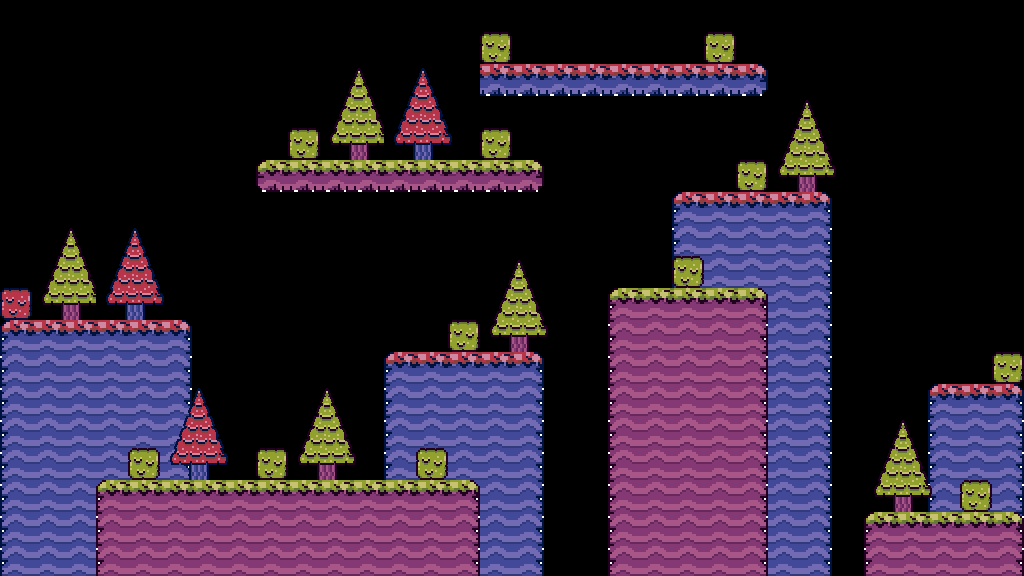

Rendered tile map (Tiled .tmx) drawn with the repository's tilesets; below, a short description and the full map source, tile grids included:
An orthogonal 32x18 tile map with 32x32 px tiles, 4 tile layers (mapBackground, mapForeground, decor, items).

<map version="1.10" tiledversion="1.10.2" orientation="orthogonal" renderorder="right-down" width="32" height="18" tilewidth="32" tileheight="32" infinite="0" nextlayerid="7" nextobjectid="1">
 <tileset firstgid="1" source="../sprites/SO-BKGTILESET.tsx" />
 <layer id="1" name="mapBackground" width="32" height="18">
  <data encoding="csv">
0,0,0,0,0,0,0,0,0,0,0,0,0,0,0,0,0,0,0,0,0,0,0,0,0,0,0,0,0,0,0,0,
0,0,0,0,0,0,0,0,0,0,0,0,0,0,0,0,0,0,0,0,0,0,0,0,0,0,0,0,0,0,0,0,
0,0,0,0,0,0,0,0,0,0,0,0,0,0,0,0,0,0,0,0,0,0,0,0,0,0,0,0,0,0,0,0,
0,0,0,0,0,0,0,0,0,0,0,0,0,0,0,0,0,0,0,0,0,0,0,0,0,0,0,0,0,0,0,0,
0,0,0,0,0,0,0,0,0,0,0,0,0,0,0,0,0,0,0,0,0,0,0,0,0,0,0,0,0,0,0,0,
0,0,0,0,0,0,0,0,0,0,0,0,0,0,0,0,0,0,0,0,0,0,0,0,0,0,0,0,0,0,0,0,
0,0,0,0,0,0,0,0,0,0,0,0,0,0,0,0,0,0,0,0,0,121,122,122,122,123,0,0,0,0,0,0,
0,0,0,0,0,0,0,0,0,0,0,0,0,0,0,0,0,0,0,0,0,136,137,137,137,138,0,0,0,0,0,0,
0,0,0,0,0,0,0,0,0,0,0,0,0,0,0,0,0,0,0,0,0,136,137,137,137,138,0,0,0,0,0,0,
0,0,0,0,0,0,0,0,0,0,0,0,0,0,0,0,0,0,0,0,0,136,137,137,137,138,0,0,0,0,0,0,
121,122,122,122,122,123,0,0,0,0,0,0,0,0,0,0,0,0,0,0,0,136,137,137,137,138,0,0,0,0,0,0,
136,137,137,137,137,138,0,0,0,0,0,0,121,122,122,122,123,0,0,0,0,136,137,137,137,138,0,0,0,0,0,0,
136,137,137,137,137,138,0,0,0,0,0,0,136,137,137,137,138,0,0,0,0,136,137,137,137,138,0,0,0,121,122,123,
136,137,137,137,137,138,0,0,0,0,0,0,136,137,137,137,138,0,0,0,0,136,137,137,137,138,0,0,0,136,137,138,
136,137,137,137,137,138,0,0,0,0,0,0,136,137,137,137,138,0,0,0,0,136,137,137,137,138,0,0,0,136,137,138,
136,137,137,137,137,138,0,0,0,0,0,0,136,137,137,137,138,0,0,0,0,136,137,137,137,138,0,0,0,136,137,138,
136,137,137,137,137,138,0,0,0,0,0,0,136,137,137,137,138,0,0,0,0,136,137,137,137,138,0,0,0,136,137,138,
136,137,137,137,137,138,0,0,0,0,0,0,136,137,137,137,138,0,0,0,0,136,137,137,137,138,0,0,0,136,137,138
</data>
 </layer>
 <layer id="3" name="mapForeground" width="32" height="18">
  <data encoding="csv">
0,0,0,0,0,0,0,0,0,0,0,0,0,0,0,0,0,0,0,0,0,0,0,0,0,0,0,0,0,0,0,0,
0,0,0,0,0,0,0,0,0,0,0,0,0,0,0,0,0,0,0,0,0,0,0,0,0,0,0,0,0,0,0,0,
0,0,0,0,0,0,0,0,0,0,0,0,0,0,0,167,167,167,167,167,167,167,167,168,0,0,0,0,0,0,0,0,
0,0,0,0,0,0,0,0,0,0,0,0,0,0,0,0,0,0,0,0,0,0,0,0,0,0,0,0,0,0,0,0,
0,0,0,0,0,0,0,0,0,0,0,0,0,0,0,0,0,0,0,0,0,0,0,0,0,0,0,0,0,0,0,0,
0,0,0,0,0,0,0,0,106,107,107,107,107,107,107,107,108,0,0,0,0,0,0,0,0,0,0,0,0,0,0,0,
0,0,0,0,0,0,0,0,0,0,0,0,0,0,0,0,0,0,0,0,0,0,0,0,0,0,0,0,0,0,0,0,
0,0,0,0,0,0,0,0,0,0,0,0,0,0,0,0,0,0,0,0,0,0,0,0,0,0,0,0,0,0,0,0,
0,0,0,0,0,0,0,0,0,0,0,0,0,0,0,0,0,0,0,0,0,0,0,0,0,0,0,0,0,0,0,0,
0,0,0,0,0,0,0,0,0,0,0,0,0,0,0,0,0,0,0,61,62,62,62,63,0,0,0,0,0,0,0,0,
0,0,0,0,0,0,0,0,0,0,0,0,0,0,0,0,0,0,0,76,77,77,77,78,0,0,0,0,0,0,0,0,
0,0,0,0,0,0,0,0,0,0,0,0,0,0,0,0,0,0,0,76,77,77,77,78,0,0,0,0,0,0,0,0,
0,0,0,0,0,0,0,0,0,0,0,0,0,0,0,0,0,0,0,76,77,77,77,78,0,0,0,0,0,0,0,0,
0,0,0,0,0,0,0,0,0,0,0,0,0,0,0,0,0,0,0,76,77,77,77,78,0,0,0,0,0,0,0,0,
0,0,0,0,0,0,0,0,0,0,0,0,0,0,0,0,0,0,0,76,77,77,77,78,0,0,0,0,0,0,0,0,
0,0,0,61,62,62,62,62,62,62,62,62,62,62,63,0,0,0,0,76,77,77,77,78,0,0,0,0,0,0,0,0,
0,0,0,76,77,77,77,77,77,77,77,77,77,77,78,0,0,0,0,76,77,77,77,78,0,0,0,61,62,62,62,63,
0,0,0,76,77,77,77,77,77,77,77,77,77,77,78,0,0,0,0,76,77,77,77,78,0,0,0,76,77,77,77,78
</data>
 </layer>
 <layer id="6" name="decor" width="32" height="18">
  <data encoding="csv">
0,0,0,0,0,0,0,0,0,0,0,0,0,0,0,0,0,0,0,0,0,0,0,0,0,0,0,0,0,0,0,0,
0,0,0,0,0,0,0,0,0,0,0,0,0,0,0,114,0,0,0,0,0,0,114,0,0,0,0,0,0,0,0,0,
0,0,0,0,0,0,0,0,0,0,85,86,145,146,147,0,0,0,0,0,0,0,0,0,0,0,0,0,0,0,0,0,
0,0,0,0,0,0,0,0,0,0,100,101,160,161,162,0,0,0,0,0,0,0,0,0,85,86,87,0,0,0,0,0,
0,0,0,0,0,0,0,0,0,114,115,116,175,176,177,114,0,0,0,0,0,0,0,0,100,101,102,0,0,0,0,0,
0,0,0,0,0,0,0,0,0,0,0,0,0,0,0,0,0,0,0,0,0,0,0,114,115,116,117,0,0,0,0,0,
0,0,0,0,0,0,0,0,0,0,0,0,0,0,0,0,0,0,0,0,0,0,0,0,0,0,0,0,0,0,0,0,
0,85,86,145,146,147,0,0,0,0,0,0,0,0,0,0,0,0,0,0,0,0,0,0,0,0,0,0,0,0,0,0,
0,100,101,160,161,162,0,0,0,0,0,0,0,0,0,85,86,87,0,0,0,114,0,0,0,0,0,0,0,0,0,0,
174,115,116,175,176,177,0,0,0,0,0,0,0,0,0,100,101,102,0,0,0,0,0,0,0,0,0,0,0,0,0,0,
0,0,0,0,0,0,0,0,0,0,0,0,0,0,114,115,116,117,0,0,0,0,0,0,0,0,0,0,0,0,0,0,
0,0,0,0,0,0,0,0,0,0,0,0,0,0,0,0,0,0,0,0,0,0,0,0,0,0,0,0,0,0,0,114,
0,0,0,0,0,145,146,147,0,85,86,87,0,0,0,0,0,0,0,0,0,0,0,0,0,0,0,0,0,0,0,0,
0,0,0,0,0,160,161,162,0,100,101,102,0,0,0,0,0,0,0,0,0,0,0,0,0,0,0,85,86,87,0,0,
0,0,0,0,114,175,176,177,114,115,116,117,0,114,0,0,0,0,0,0,0,0,0,0,0,0,0,100,101,102,0,0,
0,0,0,0,0,0,0,0,0,0,0,0,0,0,0,0,0,0,0,0,0,0,0,0,0,0,0,115,116,117,114,0,
0,0,0,0,0,0,0,0,0,0,0,0,0,0,0,0,0,0,0,0,0,0,0,0,0,0,0,0,0,0,0,0,
0,0,0,0,0,0,0,0,0,0,0,0,0,0,0,0,0,0,0,0,0,0,0,0,0,0,0,0,0,0,0,0
</data>
 </layer>
 <layer id="5" name="items" width="32" height="18">
  <data encoding="csv">
0,0,0,0,0,0,0,0,0,0,0,0,0,0,0,0,0,0,0,0,0,0,0,0,0,0,0,0,0,0,0,0,
0,0,0,0,0,0,0,0,0,0,0,0,0,0,0,0,0,0,0,0,0,0,0,0,0,0,0,0,0,0,0,0,
0,0,0,0,0,0,0,0,0,0,0,0,0,0,0,0,0,0,0,0,0,0,0,0,0,0,0,0,0,0,0,0,
0,0,0,0,0,0,0,0,0,0,0,0,0,0,0,0,0,0,0,0,0,0,0,0,0,0,0,0,0,0,0,0,
0,0,0,0,0,0,0,0,0,0,0,0,0,0,0,0,0,0,0,0,0,0,0,0,0,0,0,0,0,0,0,0,
0,0,0,0,0,0,0,0,0,0,0,0,0,0,0,0,0,0,0,0,0,0,0,0,0,0,0,0,0,0,0,0,
0,0,0,0,0,0,0,0,0,0,0,0,0,0,0,0,0,0,0,0,0,0,0,0,0,0,0,0,0,0,0,0,
0,0,0,0,0,0,0,0,0,0,0,0,0,0,0,0,0,0,0,0,0,0,0,0,0,0,0,0,0,0,0,0,
0,0,0,0,0,0,0,0,0,0,0,0,0,0,0,0,0,0,0,0,0,0,0,0,0,0,0,0,0,0,0,0,
0,0,0,0,0,0,0,0,0,0,0,0,0,0,0,0,0,0,0,0,0,0,0,0,0,0,0,0,0,0,0,0,
0,0,0,0,0,0,0,0,0,0,0,0,0,0,0,0,0,0,0,0,0,0,0,0,0,0,0,0,0,0,0,0,
0,0,0,0,0,0,0,0,0,0,0,0,0,0,0,0,0,0,0,0,0,0,0,0,0,0,0,0,0,0,0,0,
0,0,0,0,0,0,0,0,0,0,0,0,0,0,0,0,0,0,0,0,0,0,0,0,0,0,0,0,0,0,0,0,
0,0,0,0,0,0,0,0,0,0,0,0,0,0,0,0,0,0,0,0,0,0,0,0,0,0,0,0,0,0,0,0,
0,0,0,0,0,0,0,0,0,0,0,0,0,0,0,0,0,0,0,0,0,0,0,0,0,0,0,0,0,0,0,0,
0,0,0,0,0,0,0,0,0,0,0,0,0,0,0,0,0,0,0,0,0,0,0,0,0,0,0,0,0,0,0,0,
0,0,0,0,0,0,0,0,0,0,0,0,0,0,0,0,0,0,0,0,0,0,0,0,0,0,0,0,0,0,0,0,
0,0,0,0,0,0,0,0,0,0,0,0,0,0,0,0,0,0,0,0,0,0,0,0,0,0,0,0,0,0,0,0
</data>
 </layer>
</map>
